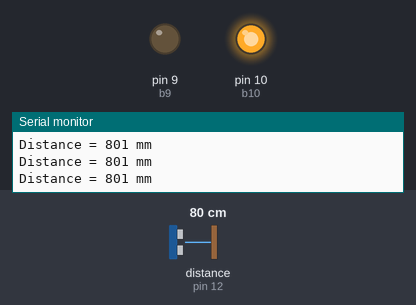
A sketch run on a simulated Arduino Uno, built with avr-gcc and run on an emulated ATmega328P. Shown: output pins drawn as LEDs (lit = HIGH), the last lines printed to the serial monitor. Wiring (inferred from the names in the program): ultrasonic range finder: trigger pin 11; echo pin 12. The inputs (shaded band) are chosen by the test bench; at power-on: distance to the obstacle (sensor on pin 12) 80 cm. The echo pulse lasts 58.3 µs per cm; pins used as bus, display or sensor lines are not drawn.

Above: at 1.2 s.
1.3 s: distance to the obstacle (sensor on pin 12) set to 54 cm
4.3 s: distance to the obstacle (sensor on pin 12) set to 48 cm
At 5.6 s:
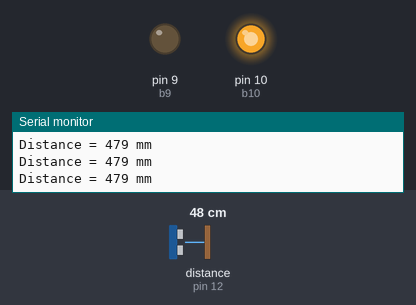
6.0 s: distance to the obstacle (sensor on pin 12) set to 18 cm
At 6.6 s:
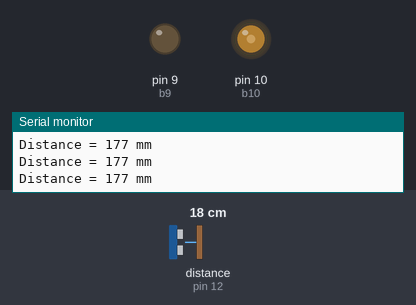
7.6 s: distance to the obstacle (sensor on pin 12) set to 35 cm
At 8.4 s:
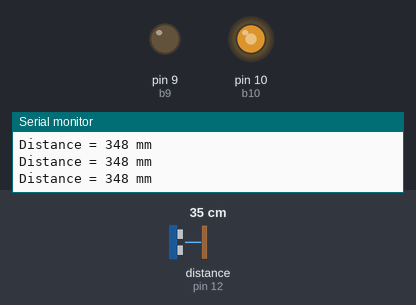
Timing chart, 0 to 10.2 s (numbered marks = the images above; inputs shaded):
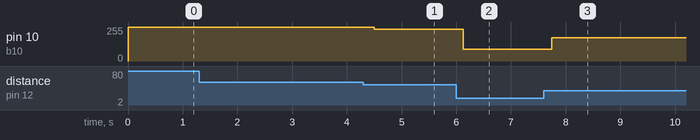

Measured:
- after the input at 4.3 s, pin 10 (b10): 255/255 → 239/255 after 0.20 s
- after the input at 6.0 s, pin 10 (b10): 239/255 → 88/255 after 0.13 s
- after the input at 7.6 s, pin 10 (b10): 88/255 → 174/255 after 0.15 s

The sketch:

distance_motor.ino
```cpp
const int TriggerPin = 11; //Trig pin
const int EchoPin = 12; //Echo pin
long Duration = 0;

int btn1=0, btn2=1;
int b9=9,b10=10;
bool dir=true;
bool start=false;
void setup(){
pinMode(TriggerPin,OUTPUT);//Trigger is an output pin
pinMode(EchoPin,INPUT); // Echo is an input pin
Serial.begin(9600); // Serial Output
pinMode(b9,OUTPUT);
pinMode(b10,OUTPUT);
//attachInterrupt(btn1,stopp,RISING);
//attachInterrupt(btn2,dirchange,RISING);
}

//void go(float dist){
//  if(dist>255)
//  dist=255;
//  if(dir==true){
///* Forward */
//analogWrite(b9,(int)dist);
//
//}
//else{
///* Backward */
//  analogWrite(b10,dist);
//  }
//}
//  void stopp(){
//  start=!start;
//    }
//void dirchange(){
//  dir=!dir;
//      }

void loop(){
digitalWrite(TriggerPin, LOW);
delayMicroseconds(2);
digitalWrite(TriggerPin, HIGH); // Trigger pin to HIGH
delayMicroseconds(10); // 10us high
digitalWrite(TriggerPin, LOW); // Trigger pin to HIGH
Duration = pulseIn(EchoPin,HIGH);
// Waits for the echo pin to get high
// returns the Duration in microseconds
long Distance_mm = Distance(Duration);
// Use function to calculate the distance
Serial.print("Distance = "); // Output to serial
Serial.print(Distance_mm);
Serial.println(" mm");
int dist = (int)Distance_mm/2;
if(dist>255){
dist=255;}
//dist=map(dist, 0, 1500, 0, 255);
analogWrite(b9,LOW);
analogWrite(b10,dist);
delay(200); // Wait to do next measurement


//if(start==false){
///* Stop */
//digitalWrite(b9,LOW);
//digitalWrite(b10,LOW);
//delay(100);
//}
//
//else{
//delay(100);
//analogWrite(b9,LOW);
//analogWrite(b10,LOW);

//go(dist);
}


long Distance(long time)
{
// Calculates the Distance in mm
// ((time)*(Speed of sound))/ toward and backward of object) * 10
long DistanceCalc; // Calculation variable
DistanceCalc = ((time /2.9) / 2);
// Actual calculation in mm
//DistanceCalc = time / 74 / 2;
// Actual calculation in inches
return DistanceCalc;
// return calculated value
}
```
